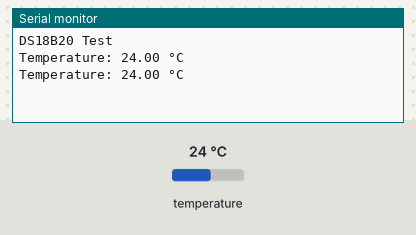
Bench run of a sketch on a simulated ESP32. Parts: the last lines printed to the serial monitor. The inputs (shaded band) are chosen by the test bench; at power-on: temperature 24 °C.

Above: at 4.3 s.
4.4 s: temperature set to 12 °C
At 7.3 s:
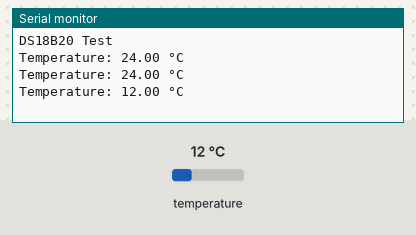
8.1 s: temperature set to 19 °C
At 10.6 s:
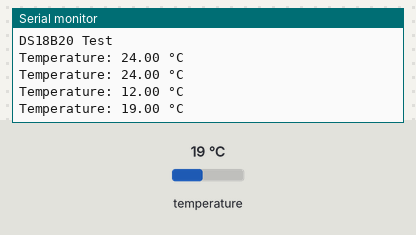
Timing chart, 0 to 12.1 s (numbered marks = the images above; inputs shaded):
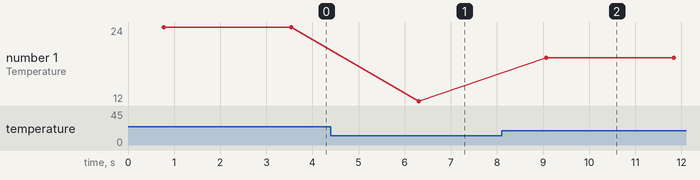

Measured:
- after the input at 4.4 s, the serial monitor: prints a new line after 1.9 s (image 1)
- after the input at 8.1 s, the serial monitor: prints a new line after 0.97 s (image 2)
- plotted number 1: 24 → 12 after the input at 4.4 s, 12 → 19 after the input at 8.1 s

The sketch:

DS18B20_Test.ino
```cpp
#include <OneWire.h>
#include <DallasTemperature.h>

// IO2 = GPIO2
#define ONE_WIRE_BUS 2

OneWire oneWire(ONE_WIRE_BUS);

DallasTemperature sensors(&oneWire);

void setup() {
  Serial.begin(115200);
  Serial.println("DS18B20 Test");

  sensors.begin();
}

void loop() {
  sensors.requestTemperatures();

  float tempC = sensors.getTempCByIndex(0);

  Serial.print("Temperature: ");
  Serial.print(tempC);
  Serial.println(" °C");

  delay(2000);
}
```
